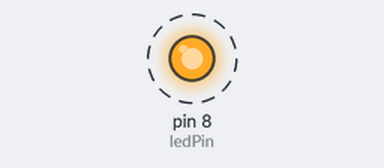
Recording of a sketch running on a simulated Arduino Uno, built with avr-gcc and run on an emulated ATmega328P. Parts: output pins drawn as LEDs (lit = HIGH). Dashed ring = blinking.

Above: at 0.5 s.
Timing chart, 0 to 3.5 s (numbered marks = the images above):
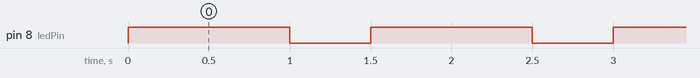

The sketch:

05_Encender_Led_Variable.ino
```cpp
/* Encender Led usando Variables
Este programa hace parpadear un LED conectado al pin 8 del Arduino.

- Primero se configura el pin 8 como salida.
- En el loop:
   1. Se enciende el LED (digitalWrite en HIGH).
   2. Se mantiene encendido por el tiempo definido en "tiempoEncendido".
   3. Se apaga el LED (digitalWrite en LOW).
   4. Se mantiene apagado por el tiempo definido en "tiempoApagado".
- Estos pasos se repiten una y otra vez.

Con las variables "tiempoEncendido" y "tiempoApagado" se puede ajustar
fácilmente cuánto tiempo permanece prendido o apagado el LED.
*/

// Defino el pin del LED
const int ledPin = 8;

// Defino tiempos (en milisegundos)
int tiempoEncendido = 1000;  // 1 segundo
int tiempoApagado   = 500;   // 0,5 segundos

void setup() {
  // Configuro el pin como salida
  pinMode(ledPin, OUTPUT);
}

void loop() {
  // Enciendo el LED
  digitalWrite(ledPin, HIGH);
  delay(tiempoEncendido);

  // Apago el LED
  digitalWrite(ledPin, LOW);
  delay(tiempoApagado);
}
```

Measured:
- by itself, pin 8 (ledPin): alternates HIGH for 1.0 s and LOW for 0.50 s
